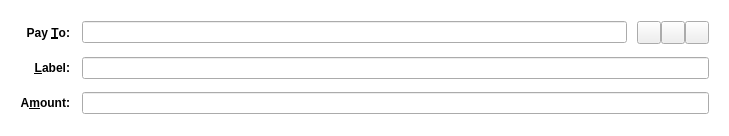
<?xml version="1.0" encoding="UTF-8"?>
<ui version="4.0">
 <class>SendCoinsEntry</class>
 <widget class="QFrame" name="SendCoinsEntry">
  <property name="geometry">
   <rect>
    <x>0</x>
    <y>0</y>
    <width>729</width>
    <height>136</height>
   </rect>
  </property>
  <property name="windowTitle">
   <string>Form</string>
  </property>
  <property name="styleSheet">
   <string notr="true">QFrame#SendCoinsEntry{background-color:#66ffffff;}</string>
  </property>
  <property name="frameShape">
   <enum>QFrame::NoFrame</enum>
  </property>
  <property name="frameShadow">
   <enum>QFrame::Plain</enum>
  </property>
  <layout class="QGridLayout" name="gridLayout">
   <property name="leftMargin">
    <number>20</number>
   </property>
   <property name="topMargin">
    <number>20</number>
   </property>
   <property name="rightMargin">
    <number>20</number>
   </property>
   <property name="bottomMargin">
    <number>20</number>
   </property>
   <property name="spacing">
    <number>12</number>
   </property>
   <item row="5" column="0">
    <widget class="QLabel" name="label">
     <property name="styleSheet">
      <string notr="true">font: bold;</string>
     </property>
     <property name="text">
      <string>A&amp;mount:</string>
     </property>
     <property name="alignment">
      <set>Qt::AlignRight|Qt::AlignTrailing|Qt::AlignVCenter</set>
     </property>
     <property name="buddy">
      <cstring>payAmount</cstring>
     </property>
    </widget>
   </item>
   <item row="3" column="0">
    <widget class="QLabel" name="label_2">
     <property name="styleSheet">
      <string notr="true">font: bold;</string>
     </property>
     <property name="text">
      <string>Pay &amp;To:</string>
     </property>
     <property name="alignment">
      <set>Qt::AlignRight|Qt::AlignTrailing|Qt::AlignVCenter</set>
     </property>
     <property name="buddy">
      <cstring>payTo</cstring>
     </property>
    </widget>
   </item>
   <item row="5" column="1">
    <widget class="BitcoinAmountField" name="payAmount">
     <property name="styleSheet">
      <string notr="true"/>
     </property>
    </widget>
   </item>
   <item row="4" column="0">
    <widget class="QLabel" name="label_4">
     <property name="styleSheet">
      <string notr="true">font: bold;</string>
     </property>
     <property name="text">
      <string>&amp;Label:</string>
     </property>
     <property name="alignment">
      <set>Qt::AlignRight|Qt::AlignTrailing|Qt::AlignVCenter</set>
     </property>
     <property name="buddy">
      <cstring>addAsLabel</cstring>
     </property>
    </widget>
   </item>
   <item row="3" column="1">
    <layout class="QHBoxLayout" name="payToLayout">
     <property name="spacing">
      <number>0</number>
     </property>
     <item>
      <widget class="QValidatedLineEdit" name="payTo">
       <property name="sizePolicy">
        <sizepolicy hsizetype="Expanding" vsizetype="Fixed">
         <horstretch>0</horstretch>
         <verstretch>0</verstretch>
        </sizepolicy>
       </property>
       <property name="minimumSize">
        <size>
         <width>0</width>
         <height>0</height>
        </size>
       </property>
       <property name="toolTip">
        <string>The address to send the payment to (e.g. ZiLLionUe4bEh16VLa5YcAPkdgiftBUcbb)</string>
       </property>
       <property name="maxLength">
        <number>34</number>
       </property>
      </widget>
     </item>
     <item>
      <spacer name="horizontalSpacer">
       <property name="orientation">
        <enum>Qt::Horizontal</enum>
       </property>
       <property name="sizeType">
        <enum>QSizePolicy::Fixed</enum>
       </property>
       <property name="sizeHint" stdset="0">
        <size>
         <width>10</width>
         <height>20</height>
        </size>
       </property>
      </spacer>
     </item>
     <item>
      <widget class="QToolButton" name="addressBookButton">
       <property name="toolTip">
        <string>Choose address from address book</string>
       </property>
       <property name="text">
        <string/>
       </property>
       <property name="icon">
        <iconset resource="../bitcoin.qrc">
         <normaloff>:/icons/addressbook</normaloff>:/icons/addressbook</iconset>
       </property>
       <property name="shortcut">
        <string>Alt+A</string>
       </property>
      </widget>
     </item>
     <item>
      <widget class="QToolButton" name="pasteButton">
       <property name="toolTip">
        <string>Paste address from clipboard</string>
       </property>
       <property name="text">
        <string/>
       </property>
       <property name="icon">
        <iconset resource="../bitcoin.qrc">
         <normaloff>:/icons/editcopy</normaloff>:/icons/editcopy</iconset>
       </property>
       <property name="shortcut">
        <string>Alt+P</string>
       </property>
      </widget>
     </item>
     <item>
      <widget class="QToolButton" name="deleteButton">
       <property name="toolTip">
        <string>Remove this recipient</string>
       </property>
       <property name="text">
        <string/>
       </property>
       <property name="icon">
        <iconset resource="../bitcoin.qrc">
         <normaloff>:/icons/remove</normaloff>:/icons/remove</iconset>
       </property>
      </widget>
     </item>
    </layout>
   </item>
   <item row="4" column="1">
    <widget class="QValidatedLineEdit" name="addAsLabel">
     <property name="toolTip">
      <string>Enter a label for this address to add it to your address book</string>
     </property>
     <property name="styleSheet">
      <string notr="true"/>
     </property>
    </widget>
   </item>
  </layout>
 </widget>
 <customwidgets>
  <customwidget>
   <class>QValidatedLineEdit</class>
   <extends>QLineEdit</extends>
   <header>qvalidatedlineedit.h</header>
  </customwidget>
  <customwidget>
   <class>BitcoinAmountField</class>
   <extends>QLineEdit</extends>
   <header>bitcoinamountfield.h</header>
   <container>1</container>
  </customwidget>
 </customwidgets>
 <resources>
  <include location="../bitcoin.qrc"/>
 </resources>
 <connections/>
</ui>
